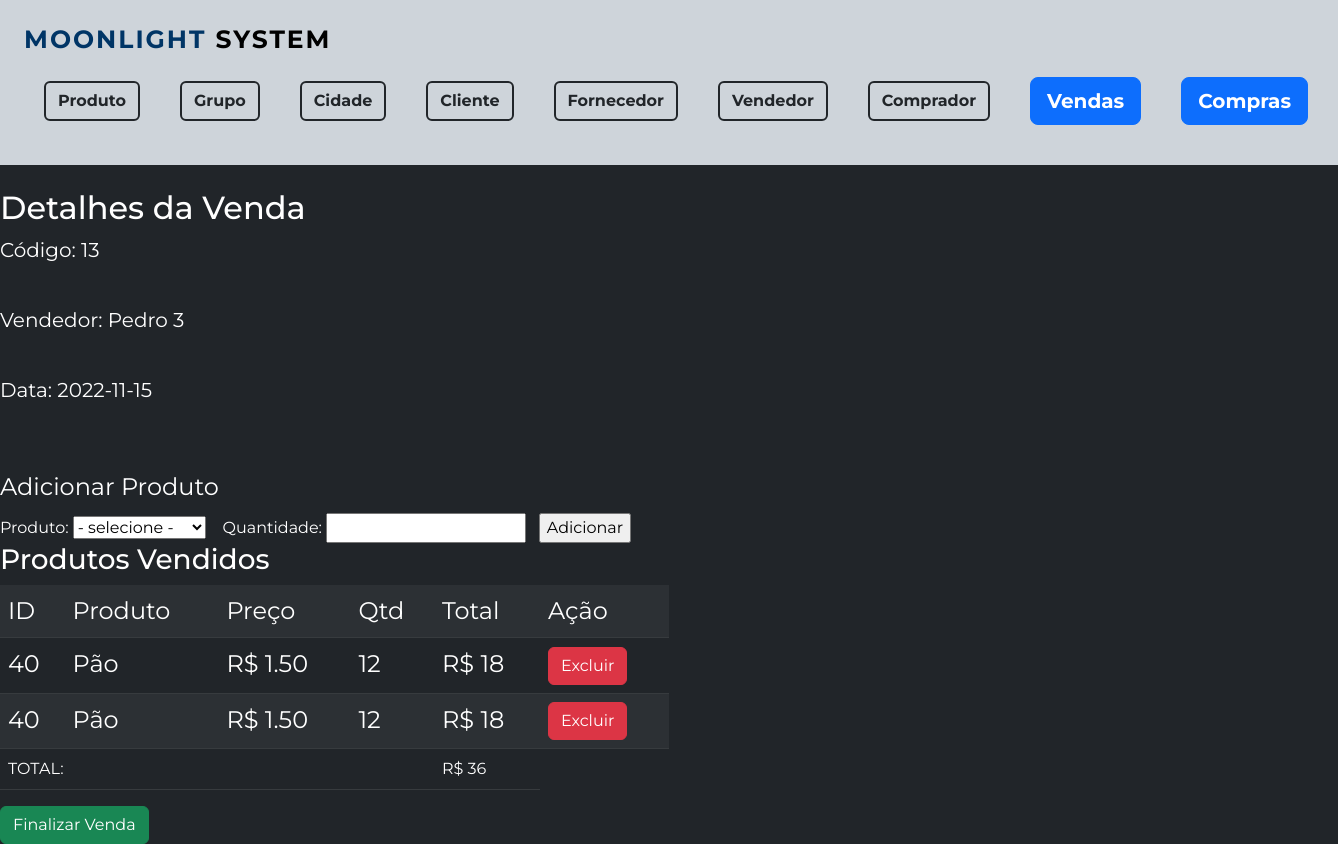
Screenshot of /venda1/detalheVenda.php?id=13 with the database file from the repository.
### tables this page shows
CREATE TABLE `tb_venda` (
  `id_venda` int(11) NOT NULL,
  `dt_venda` date NOT NULL,
  `fk_id_cliente` int(11) NOT NULL,
  `fk_id_vendedor` int(11) NOT NULL,
  `vl_total` float(9,2) DEFAULT NULL
);

CREATE TABLE `tb_vendedor` (
  `id_vendedor` int(11) NOT NULL,
  `nm_vendedor` varchar(55) NOT NULL
);

### venda1/detalheVenda.php (the view, shortened to what this page needs)
<?php
include '../formMenu.php';
include '../conexao/conecta.php';
$id = $_GET['id'];
$sql = "SELECT v.id_venda, vd.nm_vendedor, cli.nm_cliente,v.dt_venda FROM tb_venda v INNER JOIN tb_vendedor vd ON v.fk_id_vendedor=vd.id_vendedor INNER JOIN tb_cliente cli ON cli.id_cliente=v.fk_id_cliente WHERE v.id_venda=$id";
$resultado = mysqli_query($conexao, $sql);
if (!$resultado) {
	die("SQL: " . $sql . "<br />" . mysqli_error($conexao));
} else {
	$venda = mysqli_fetch_array($resultado);
}
$sqlProdutosVendidos = "SELECT p.id_produto, p.nm_produto, p.precovenda, it.qtd_venda FROM tb_produto p JOIN tb_itens_venda it ON p.id_produto = it.fk_id_produto WHERE it.fk_id_venda = $id";
$resultadoProdutosVendidos = mysqli_query($conexao, $sqlProdutosVendidos);
?>
<h2 class="pt-4">Detalhes da Venda</h2>
<p class="fs-5">Código: <?php echo $venda['id_venda'] ?></p><br />
<p class="fs-5">Vendedor: <?php echo $venda['nm_vendedor'] ?></p><br />
<p class="fs-5">Data: <?php echo $venda['dt_venda'] ?></p><br /><br />
<form method="post" action="gravaVendaProduto.php">
	<fieldset>
		<legend>Adicionar Produto</legend>
		Produto:
		<select name="produto">
			<option>- selecione - </option>
		</select> &nbsp;&nbsp;
		Quantidade:
		<input type="text" name="quantidade">&nbsp;&nbsp;
		<input type="submit" value="Adicionar">
	</fieldset>
</form>
<h3>Produtos Vendidos</h3>
<table class="table table-dark table-striped w-50">
	<tr class="fs-4">
		<td>ID</td>
		<td>Produto</td>
		<td>Preço</td>
		<td>Qtd</td>
		<td>Total</td>
		<td>Ação</td>
	</tr>
<?php
	$total = 0;
	while($linha = mysqli_fetch_array($resultadoProdutosVendidos)) {
		echo "<tr class='fs-4'>";
		echo "<td>$linha[id_produto]</td>";
		echo "<td>$linha[nm_produto]</td>";
		echo "<td>R$ $linha[precovenda]</td>";
		echo "<td>$linha[qtd_venda]</td>";
		echo "<td>R$ ". $linha['precovenda'] * $linha['qtd_venda'] ."</td>";
		echo "<td>";
		echo "<a href='excluirVendaProduto.php?produto=$linha[id_produto]&venda=$id' class='btn btn-danger'>Excluir</a>";
		echo "</td>";
		echo "</tr>";
		$total = $total + ($linha['precovenda'] * $linha['qtd_venda']);
	}
?>
	<tr>
		<td colspan="4">TOTAL:
		<td>R$ <?php echo $total ?></td>
	</tr>
</table>
<a href="../venda/formListaVenda.php" class="btn btn-success">Finalizar Venda</a>

### formMenu.php (style rules this page uses)
body { background-color: #212529; color: #fff; font-family: 'Montserrat', sans-serif; }

### rows the page displays
tb_venda: id_venda "13", tb_vendedor.nm_vendedor "Pedro 3", dt_venda "2022-11-15"

### other values shown
$linha[id_produto] "40"
$linha[nm_produto] "Pão"
$linha[precovenda] "1.50"
$linha[qtd_venda] "12"
$linha['precovenda'] * $linha['qtd_venda'] "18"
$total "36"
